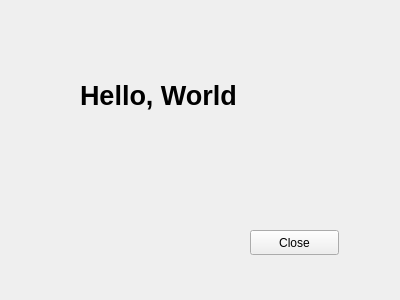
<?xml version="1.0" encoding="UTF-8"?>
<ui version="4.0">
 <class>Widget</class>
 <widget class="QWidget" name="Widget">
  <property name="geometry">
   <rect>
    <x>0</x>
    <y>0</y>
    <width>400</width>
    <height>300</height>
   </rect>
  </property>
  <property name="windowTitle">
   <string>Widget</string>
  </property>
  <widget class="QPushButton" name="btnClose">
   <property name="geometry">
    <rect>
     <x>250</x>
     <y>230</y>
     <width>89</width>
     <height>25</height>
    </rect>
   </property>
   <property name="text">
    <string>Close</string>
   </property>
  </widget>
  <widget class="QLabel" name="LabDemo">
   <property name="geometry">
    <rect>
     <x>80</x>
     <y>70</y>
     <width>161</width>
     <height>51</height>
    </rect>
   </property>
   <property name="font">
    <font>
     <pointsize>20</pointsize>
     <weight>75</weight>
     <bold>true</bold>
    </font>
   </property>
   <property name="text">
    <string>Hello, World</string>
   </property>
  </widget>
 </widget>
 <layoutdefault spacing="6" margin="11"/>
 <resources/>
 <connections>
  <connection>
   <sender>btnClose</sender>
   <signal>clicked()</signal>
   <receiver>Widget</receiver>
   <slot>close()</slot>
   <hints>
    <hint type="sourcelabel">
     <x>294</x>
     <y>242</y>
    </hint>
    <hint type="destinationlabel">
     <x>199</x>
     <y>149</y>
    </hint>
   </hints>
  </connection>
 </connections>
</ui>
